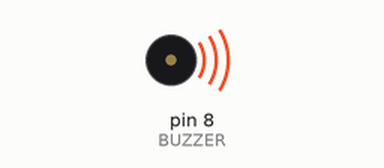
Recording of a sketch running on a simulated Arduino Uno, built with avr-gcc and run on an emulated ATmega328P. On the bench: buzzer (waves = sounding).

Above: at 0.1 s.
At 40.2 s:
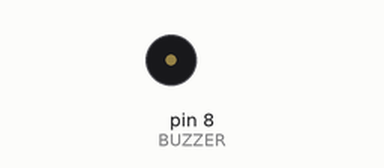
Timing chart, 0 to 41.7 s (numbered marks = the images above):
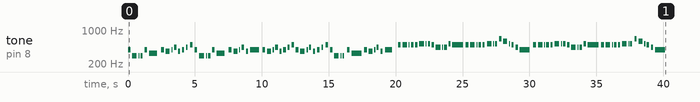

The sketch:

Dindon_dilindindan.ino
```cpp
// Generado con Partitura → Arduino
// 219 notas/silencios · duración ≈ 40.2 s · 95 BPM
#include <avr/pgmspace.h>
#if !defined(PROGMEM)
  #define PROGMEM
  #define pgm_read_word(p) (*(p))
#endif

#define BUZZER 8
const uint16_t N = 219;

// Frecuencias en Hz (0 = silencio)
const uint16_t melody[] PROGMEM = {
  392, 0, 294, 0, 294, 0, 294, 0, 392, 0, 330, 0,
  392, 0, 370, 0, 392, 0, 440, 0, 370, 0, 392, 0,
  440, 0, 494, 0, 392, 0, 294, 0, 294, 0, 294, 0,
  392, 0, 330, 0, 392, 0, 370, 0, 392, 0, 440, 0,
  370, 0, 392, 0, 392, 0, 370, 0, 392, 0, 440, 0,
  370, 0, 392, 0, 440, 0, 494, 0, 392, 0, 370, 0,
  392, 0, 440, 0, 370, 0, 392, 0, 440, 0, 494, 0,
  392, 0, 294, 0, 294, 0, 294, 0, 392, 0, 330, 0,
  392, 0, 370, 0, 392, 0, 440, 0, 370, 0, 392, 0,
  494, 0, 494, 0, 494, 0, 494, 0, 494, 0, 523, 0,
  523, 0, 523, 0, 494, 0, 440, 0, 440, 0, 440, 0,
  523, 0, 494, 0, 494, 0, 494, 0, 494, 0, 494, 0,
  494, 0, 523, 0, 523, 0, 523, 0, 659, 0, 587, 0,
  523, 0, 494, 0, 440, 0, 392, 0, 494, 0, 494, 0,
  494, 0, 494, 0, 494, 0, 523, 0, 523, 0, 523, 0,
  494, 0, 440, 0, 440, 0, 440, 0, 523, 0, 494, 0,
  494, 0, 494, 0, 494, 0, 494, 0, 494, 0, 523, 0,
  523, 0, 523, 0, 659, 0, 587, 0, 523, 0, 494, 0,
  440, 0, 392
};
// Duraciones en ms
const uint16_t dur[] PROGMEM = {
  223, 111, 353, 111, 85, 70, 170, 129, 193, 128, 699, 228,
  237, 84, 337, 102, 93, 99, 197, 99, 182, 114, 182, 141,
  111, 170, 224, 126, 182, 155, 392, 114, 82, 72, 195, 100,
  222, 114, 688, 225, 237, 114, 348, 73, 96, 88, 222, 103,
  179, 139, 758, 189, 208, 100, 365, 59, 123, 72, 223, 87,
  193, 102, 223, 87, 193, 100, 207, 115, 224, 101, 391, 88,
  123, 73, 181, 112, 181, 115, 221, 117, 138, 156, 207, 146,
  207, 85, 392, 85, 82, 72, 138, 188, 207, 163, 825, 94,
  237, 99, 322, 99, 96, 70, 182, 129, 181, 141, 603, 376,
  211, 143, 359, 88, 83, 84, 222, 88, 195, 114, 378, 99,
  83, 87, 178, 99, 211, 99, 389, 88, 68, 73, 237, 85,
  195, 99, 898, 102, 250, 87, 377, 102, 82, 70, 211, 88,
  178, 143, 365, 99, 68, 70, 170, 143, 181, 114, 333, 100,
  99, 86, 192, 118, 207, 101, 841, 176, 211, 143, 359, 88,
  83, 84, 222, 88, 195, 114, 378, 99, 83, 87, 178, 99,
  211, 99, 389, 88, 68, 73, 237, 85, 195, 99, 898, 102,
  250, 87, 377, 102, 82, 70, 211, 88, 178, 143, 365, 99,
  68, 70, 170, 143, 181, 114, 333, 100, 99, 86, 192, 118,
  207, 101, 841
};

void playSong() {
  for (uint16_t i = 0; i < N; i++) {
    uint16_t f = pgm_read_word(&melody[i]);
    uint16_t d = pgm_read_word(&dur[i]);
    if (f) tone(BUZZER, f, (uint32_t)d * 90 / 100);
    delay(d);
    noTone(BUZZER);
  }
}

void setup() {
  pinMode(BUZZER, OUTPUT);
  playSong();
}

void loop() {
}
```
